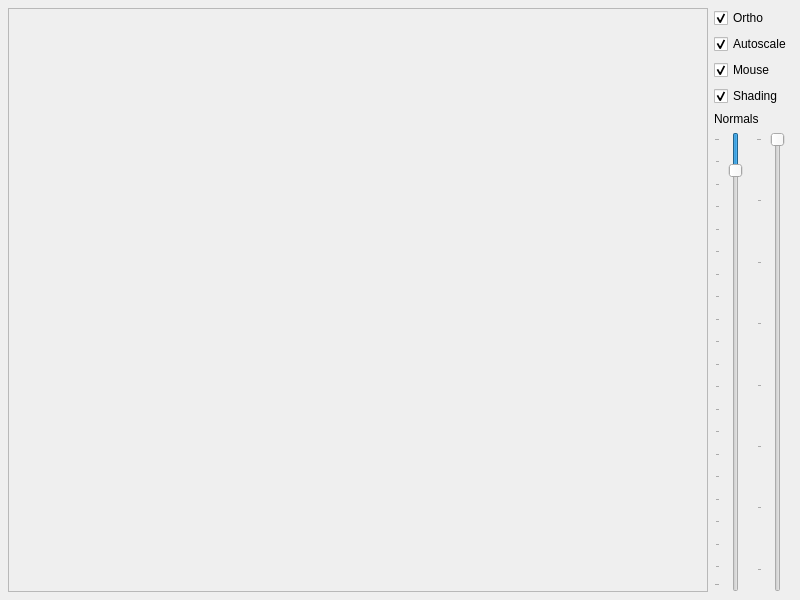
<?xml version="1.0" encoding="UTF-8"?>
<ui version="4.0">
 <class>MainWindow</class>
 <widget class="QMainWindow" name="MainWindow">
  <property name="geometry">
   <rect>
    <x>0</x>
    <y>0</y>
    <width>800</width>
    <height>600</height>
   </rect>
  </property>
  <property name="windowTitle">
   <string>Mesh2</string>
  </property>
  <widget class="QWidget" name="centralWidget">
   <layout class="QGridLayout">
    <property name="leftMargin">
     <number>8</number>
    </property>
    <property name="topMargin">
     <number>8</number>
    </property>
    <property name="rightMargin">
     <number>8</number>
    </property>
    <property name="bottomMargin">
     <number>8</number>
    </property>
    <property name="spacing">
     <number>6</number>
    </property>
    <item row="0" column="0">
     <layout class="QHBoxLayout">
      <property name="spacing">
       <number>6</number>
      </property>
      <property name="leftMargin">
       <number>0</number>
      </property>
      <property name="topMargin">
       <number>0</number>
      </property>
      <property name="rightMargin">
       <number>0</number>
      </property>
      <property name="bottomMargin">
       <number>0</number>
      </property>
      <item>
       <widget class="QFrame" name="frame">
        <property name="sizePolicy">
         <sizepolicy hsizetype="MinimumExpanding" vsizetype="MinimumExpanding">
          <horstretch>0</horstretch>
          <verstretch>0</verstretch>
         </sizepolicy>
        </property>
        <property name="frameShape">
         <enum>QFrame::StyledPanel</enum>
        </property>
        <property name="frameShadow">
         <enum>QFrame::Sunken</enum>
        </property>
       </widget>
      </item>
      <item>
       <layout class="QVBoxLayout">
        <property name="spacing">
         <number>6</number>
        </property>
        <property name="leftMargin">
         <number>0</number>
        </property>
        <property name="topMargin">
         <number>0</number>
        </property>
        <property name="rightMargin">
         <number>0</number>
        </property>
        <property name="bottomMargin">
         <number>0</number>
        </property>
        <item>
         <layout class="QVBoxLayout">
          <property name="spacing">
           <number>6</number>
          </property>
          <property name="leftMargin">
           <number>0</number>
          </property>
          <property name="topMargin">
           <number>0</number>
          </property>
          <property name="rightMargin">
           <number>0</number>
          </property>
          <property name="bottomMargin">
           <number>0</number>
          </property>
          <item>
           <widget class="QCheckBox" name="projection">
            <property name="text">
             <string>Ortho</string>
            </property>
            <property name="checked">
             <bool>true</bool>
            </property>
           </widget>
          </item>
          <item>
           <widget class="QCheckBox" name="autoscale">
            <property name="text">
             <string>Autoscale</string>
            </property>
            <property name="checked">
             <bool>true</bool>
            </property>
           </widget>
          </item>
          <item>
           <widget class="QCheckBox" name="mouseinput">
            <property name="text">
             <string>Mouse</string>
            </property>
            <property name="checked">
             <bool>true</bool>
            </property>
           </widget>
          </item>
          <item>
           <widget class="QCheckBox" name="shader">
            <property name="text">
             <string>Shading</string>
            </property>
            <property name="checked">
             <bool>true</bool>
            </property>
           </widget>
          </item>
         </layout>
        </item>
        <item>
         <layout class="QVBoxLayout">
          <property name="spacing">
           <number>6</number>
          </property>
          <property name="leftMargin">
           <number>0</number>
          </property>
          <property name="topMargin">
           <number>0</number>
          </property>
          <property name="rightMargin">
           <number>0</number>
          </property>
          <property name="bottomMargin">
           <number>0</number>
          </property>
          <item>
           <widget class="QLabel" name="label">
            <property name="sizePolicy">
             <sizepolicy hsizetype="Fixed" vsizetype="Fixed">
              <horstretch>0</horstretch>
              <verstretch>0</verstretch>
             </sizepolicy>
            </property>
            <property name="text">
             <string>&lt;html&gt;&lt;head&gt;&lt;meta name=&quot;qrichtext&quot; content=&quot;1&quot; /&gt;&lt;/head&gt;&lt;body style=&quot; white-space: pre-wrap; font-family:MS Shell Dlg; font-weight:400; font-style:normal; text-decoration:none;&quot;&gt;&lt;p style=&quot; margin-top:0px; margin-bottom:0px; margin-left:0px; margin-right:0px; -qt-block-indent:0; text-indent:0px;&quot;&gt;Normals&lt;/p&gt;&lt;/body&gt;&lt;/html&gt;</string>
            </property>
           </widget>
          </item>
          <item>
           <layout class="QHBoxLayout">
            <property name="spacing">
             <number>6</number>
            </property>
            <property name="leftMargin">
             <number>0</number>
            </property>
            <property name="topMargin">
             <number>0</number>
            </property>
            <property name="rightMargin">
             <number>0</number>
            </property>
            <property name="bottomMargin">
             <number>0</number>
            </property>
            <item>
             <widget class="QSlider" name="normalslength">
              <property name="sizePolicy">
               <sizepolicy hsizetype="Minimum" vsizetype="Minimum">
                <horstretch>0</horstretch>
                <verstretch>0</verstretch>
               </sizepolicy>
              </property>
              <property name="minimum">
               <number>1</number>
              </property>
              <property name="maximum">
               <number>100</number>
              </property>
              <property name="pageStep">
               <number>5</number>
              </property>
              <property name="value">
               <number>8</number>
              </property>
              <property name="orientation">
               <enum>Qt::Vertical</enum>
              </property>
              <property name="invertedAppearance">
               <bool>true</bool>
              </property>
              <property name="tickPosition">
               <enum>QSlider::TicksAbove</enum>
              </property>
             </widget>
            </item>
            <item>
             <widget class="QSlider" name="normalsquality">
              <property name="sizePolicy">
               <sizepolicy hsizetype="Minimum" vsizetype="Minimum">
                <horstretch>0</horstretch>
                <verstretch>0</verstretch>
               </sizepolicy>
              </property>
              <property name="minimum">
               <number>3</number>
              </property>
              <property name="maximum">
               <number>32</number>
              </property>
              <property name="pageStep">
               <number>4</number>
              </property>
              <property name="value">
               <number>3</number>
              </property>
              <property name="orientation">
               <enum>Qt::Vertical</enum>
              </property>
              <property name="invertedAppearance">
               <bool>true</bool>
              </property>
              <property name="tickPosition">
               <enum>QSlider::TicksAbove</enum>
              </property>
             </widget>
            </item>
           </layout>
          </item>
         </layout>
        </item>
       </layout>
      </item>
     </layout>
    </item>
   </layout>
  </widget>
 </widget>
 <resources/>
 <connections/>
</ui>
